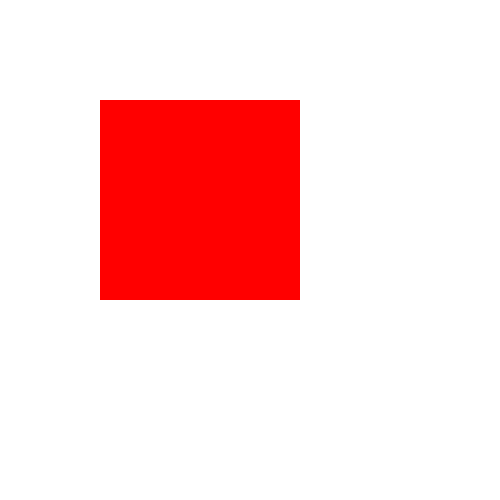
Frame 1 (no input)
Frame 60 (no input): identical to frame 1, image omitted
Frame 120 (the mouse pressed at the canvas centre since frame 60): identical to frame 1, image omitted

The p5.js sketch that drew this single still picture (run headless with seeded random() and noise() and a simulated clock; from frame 60 on, the mouse is pressed at the canvas centre):

// p5.js sketch
// ── sketch.js
function setup() {
    createCanvas(500, 500);
}

function draw() {
    noStroke();
    fill(255, 0, 0, 255);
    rect(100, 100, 200, 200);
    fill(0, 0, 255, 0);
    rect(100, 100, 300, 300);
}
